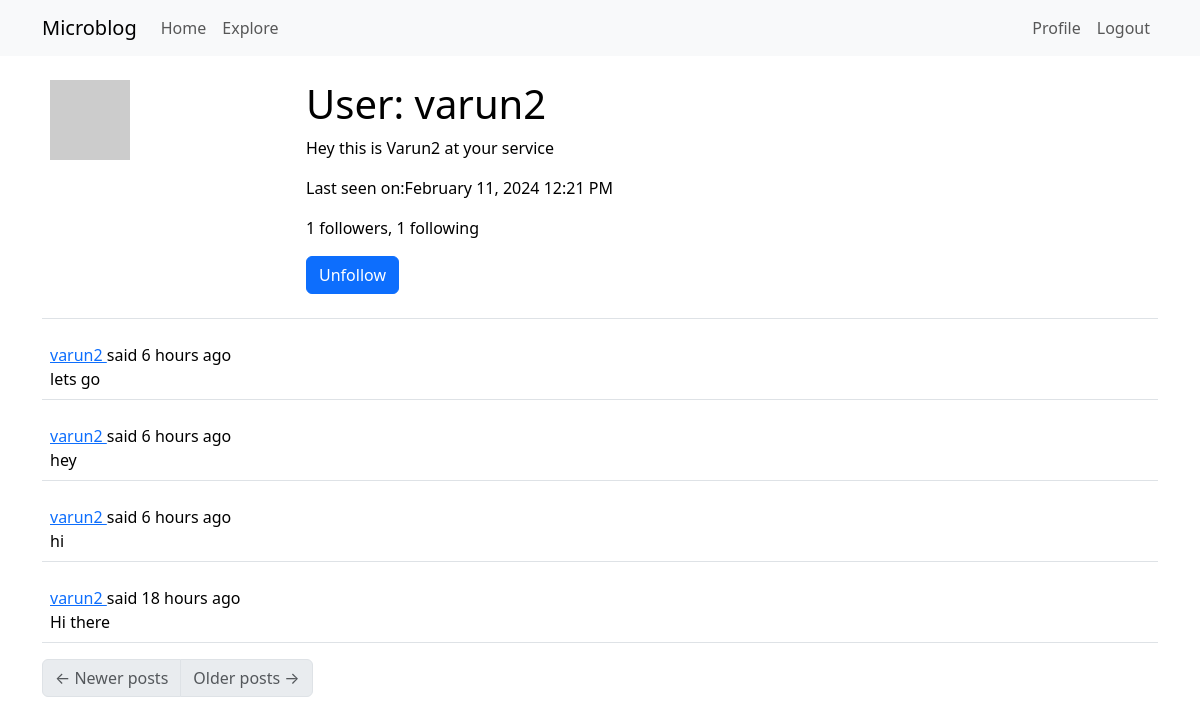
Page /user/varun2 (signed in) on the earlier database version.
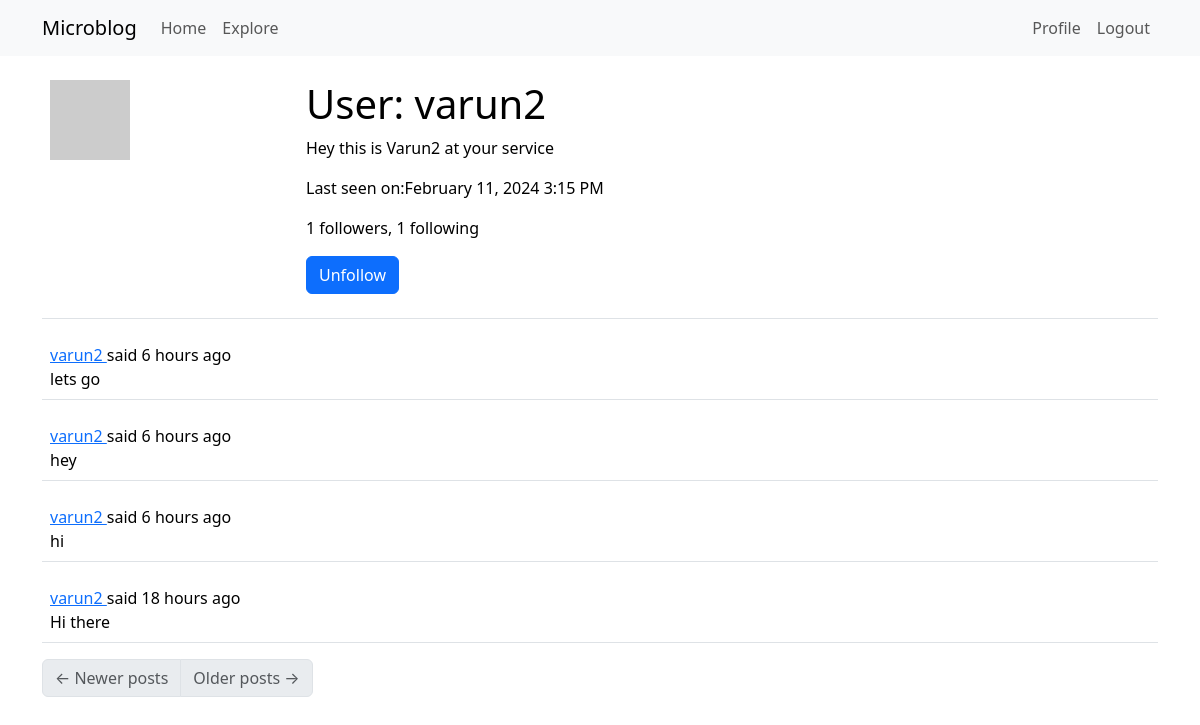
Same page on the later database version.
### app/models.py (models this page shows, shortened)
class User(UserMixin,db.Model):
    id: so.Mapped[int] = so.mapped_column(primary_key=True)
    username: so.Mapped[str] = so.mapped_column(sa.String(64), index=True, unique=True)
    email: so.Mapped[str] = so.mapped_column(sa.String(120), index=True, unique=True)
    password_hash: so.Mapped[Optional[str]] = so.mapped_column(sa.String(256))
    posts: so.WriteOnlyMapped['Post'] = so.relationship(back_populates='author')
    about_me: so.Mapped[Optional[str]] = so.mapped_column(sa.String(140))
    last_seen: so.Mapped[Optional[datetime]] = so.mapped_column(default=lambda: datetime.now(timezone.utc))
    def avatar(self, size):
        digest = md5(self.email.lower().encode('utf-8')).hexdigest()
        return f'https://www.gravatar.com/avatar/{digest}?d=identicon&s={size}'
    following: so.WriteOnlyMapped['User'] = so.relationship(
        secondary=followers, primaryjoin=(followers.c.follower_id == id),
        secondaryjoin=(followers.c.followed_id == id),
        back_populates='followers')
    followers: so.WriteOnlyMapped['User'] = so.relationship(
        secondary=followers, primaryjoin=(followers.c.followed_id == id),
        secondaryjoin=(followers.c.follower_id == id),
        back_populates='following')
    def is_following(self, user):
        query = self.following.select().where(User.id == user.id)
        return db.session.scalar(query) is not None
    def followers_count(self):
        query = sa.select(sa.func.count()).select_from(self.followers.select().subquery())
        return db.session.scalar(query)
    def following_count(self):
        query = sa.select(sa.func.count()).select_from(self.following.select().subquery())
        return db.session.scalar(query)

class Post(db.Model):
    id: so.Mapped[int] = so.mapped_column(primary_key=True)
    body: so.Mapped[str] = so.mapped_column(sa.String(140))
    timestamp: so.Mapped[datetime] = so.mapped_column(index=True, default=lambda: datetime.now(timezone.utc))
    user_id: so.Mapped[int] = so.mapped_column(sa.ForeignKey(User.id),index=True)
    author: so.Mapped[User] = so.relationship(back_populates='posts')

### app/routes.py (the view)
@app.route('/user/<username>')
@login_required
def user(username):
    user = db.first_or_404(sa.select(User).where(User.username == username))
    page = request.args.get('page', 1, type=int)
    query = user.posts.select().order_by(Post.timestamp.desc())
    posts = db.paginate(query, page=page,per_page=app.config['POSTS_PER_PAGE'],error_out=False)
    next_url = url_for('user', username=user.username, page=posts.next_num) if posts.has_next else None
    prev_url = url_for('user', username=user.username, page=posts.prev_num) if posts.has_prev else None
    form = EmptyForm()
    return render_template('user.html', user=user, posts=posts.items, next_url=next_url, prev_url=prev_url, form=form)

### app/forms.py
class EmptyForm(FlaskForm):
    submit = SubmitField('Submit')

### app/__init__.py (called while the page is built)
def get_locale():
    return request.accept_languages.best_match(app.config['LANGUAGES'])

### app/models.py (called while the page is built)
@login.user_loader
def load_user(id):
    return db.session.get(User, int(id))

### app/routes.py (called while the page is built)
@app.before_request
def before_request():
    if current_user.is_authenticated:
        current_user.last_seen = datetime.now(timezone.utc)
        db.session.commit()
    g.locale = str(get_locale())

### app/templates/user.html (shortened to what this page needs)
{% extends "base.html" %}
{% block content %}
    <table class="table table-hover">
        <tr>
            <td width="256px"><img src="{{ user.avatar(256) }}"></td>
            <td>
                <h1>{{_('User:')}} {{ user.username }}</h1>
                {% if user.about_me %}<p>{{ user.about_me }}</p>{% endif %}
                {% if user.last_seen %}<p>{{_('Last seen on')}}:{{ moment(user.last_seen).format('LLL') }}</p>{% endif %}
                <p>{{ _('%(count)d followers', count=user.followers_count()) }}, {{ _('%(count)d following', count=user.following_count()) }}</p>
                {% if user == current_user %}
                <p><a href="{{ url_for('edit_profile') }}">{{_('Edit your profile')}} </a></p>
                {% else %}
                <p>
                    <form action="{{ url_for('unfollow', username=user.username) }}" method="post">
                        {{ form.submit(value=_('Unfollow'), class_='btn btn-primary') }}
                    </form>
                </p>
                {% endif %}
            </td>
        </tr>
    </table>
    {% for post in posts %}
        {% include '_post.html' %}
    {% endfor %}
    <nav aria-label="Post navigation">
        <ul class="pagination">
            <li class="page-item{% if not prev_url %} disabled{% endif %}">
                <a class="page-link" href="{{ prev_url }}">
                    <span aria-hidden="true">&larr;</span> {{_('Newer posts')}}
                </a>
            </li>
            <li class="page-item{% if not next_url %} disabled{% endif %}">
                <a class="page-link" href="{{ next_url }}">
                    {{ _('Older posts') }} <span aria-hidden="true">&rarr;</span>
                </a>
            </li>
        </ul>
    </nav>
{% endblock %}

### app/templates/base.html (shortened to what this page needs)
<!doctype html>
<html lang="en">
  <head>
    <link
        href="https://cdn.jsdelivr.net/npm/bootstrap@5.3.2/dist/css/bootstrap.min.css"
        rel="stylesheet"
>
  </head>
  <body>
    <nav class="navbar navbar-expand-lg bg-body-tertiary">
      <div class="container">
        <a class="navbar-brand" href="{{ url_for('index') }}">Microblog</a>
        <div class="collapse navbar-collapse" id="navbarSupportedContent">
          <ul class="navbar-nav me-auto mb-2 mb-lg-0">
            <li class="nav-item">
              <a class="nav-link" aria-current="page" href="{{ url_for('index') }}">{{_('Home')}}</a>
            </li>
            <li class="nav-item">
              <a class="nav-link" aria-current="page" href="{{ url_for('explore') }}">{{_('Explore')}}</a>
            </li>
          </ul>
          <ul class="navbar-nav mb-2 mb-lg-0">
            {% if current_user.is_anonymous %}
              <li class="nav-item">
                <a class="nav-link" aria-current="page" href="{{ url_for('login') }}">{{_('Login')}}</a>
              </li>
            {% else %}
              <li class="nav-item">
                <a class="nav-link" aria-current="page" href="{{ url_for('user', username=current_user.username) }}">{{_('Profile')}}</a>
              </li>
              <li class="nav-item">
                <a class="nav-link" aria-current="page" href="{{ url_for('logout') }}">{{_('Logout')}}</a>
              </li>
            {% endif %}
          </ul>
        </div>
      </div>
    </nav>
    <div class="container mt-3">
      {% block content %}{% endblock %}
    </div>
  </body>
</html>

### app/templates/_post.html (shortened to what this page needs)
<table class="table table-hover">
    <tr>
        <td width="70px">
            {{ _('%(username)s said %(when)s',
                username=user_link, when=moment(post.timestamp).fromNow()) }}
            <br>
            {{ post.body }}
        </td>
    </tr>
</table>

Differences in the rows shown:
changed User "varun2": last_seen "February 11, 2024 12:21 PM" → "February 11, 2024 3:15 PM"
